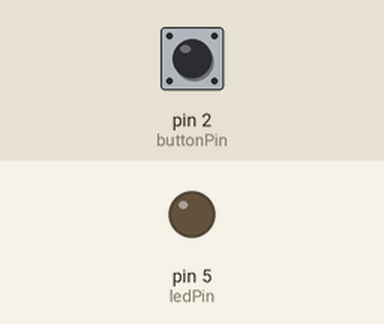
Simulated run of this sketch. Board: Arduino Uno, built with avr-gcc and run on an emulated ATmega328P. Shown: output pins drawn as LEDs (lit = HIGH). Inputs (shaded band) come from the test bench; at power-on: pin 2 (buttonPin) LOW.

Above: at 1.2 s.
1.3 s: pin 2 (buttonPin) pulled HIGH for 0.15 s
At 1.37 s:
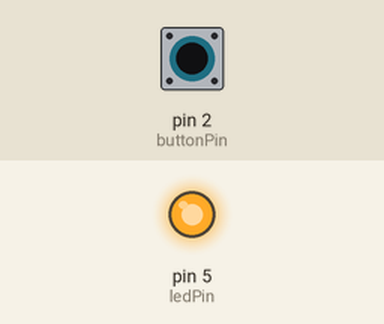
2.9 s: pin 2 (buttonPin) pulled HIGH for 3.2 s
At 7.5 s:
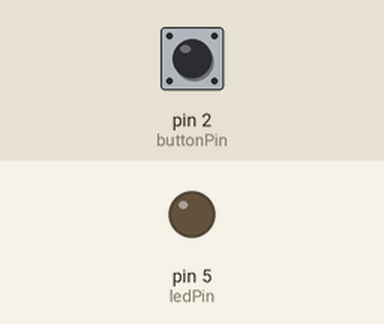
Timing chart, 0 to 9.0 s (numbered marks = the images above; inputs shaded):
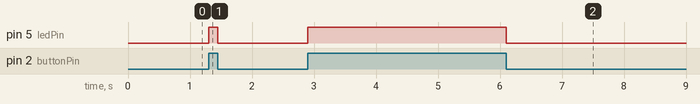

Measured:
- after the input at 1.3 s, pin 5 (ledPin): LOW → HIGH at once, → LOW 0.15 s later
- after the input at 2.9 s, pin 5 (ledPin): LOW → HIGH at once, → LOW 3.2 s later

The sketch:

sketch_aug02b.ino
```cpp
const int buttonPin = 2; // номер порта нашей кнопки
const int ledPin =    5; // номер порта светодиода
void setup() {
    // устанавливаем порт светодиода на выход
    pinMode(ledPin, OUTPUT);
    // устанавливаем порт кнопки на вход
    pinMode(buttonPin, INPUT);
}
void loop() {
    // читаем состояние порта кнопки и записываем в переменную
    int buttonState = digitalRead(buttonPin);
    // делаем простую проверку нашей переменной, если на входе в порт кнопки присутствует напряжение - включаем светодиод, иначе - выключаем
    if (buttonState == HIGH) {
        // подаем 5 вольт на порт наешго светодиода
        digitalWrite(ledPin, HIGH);

    } else {
        // выключаем светодиод
        digitalWrite(ledPin, LOW);

    }
}
```
